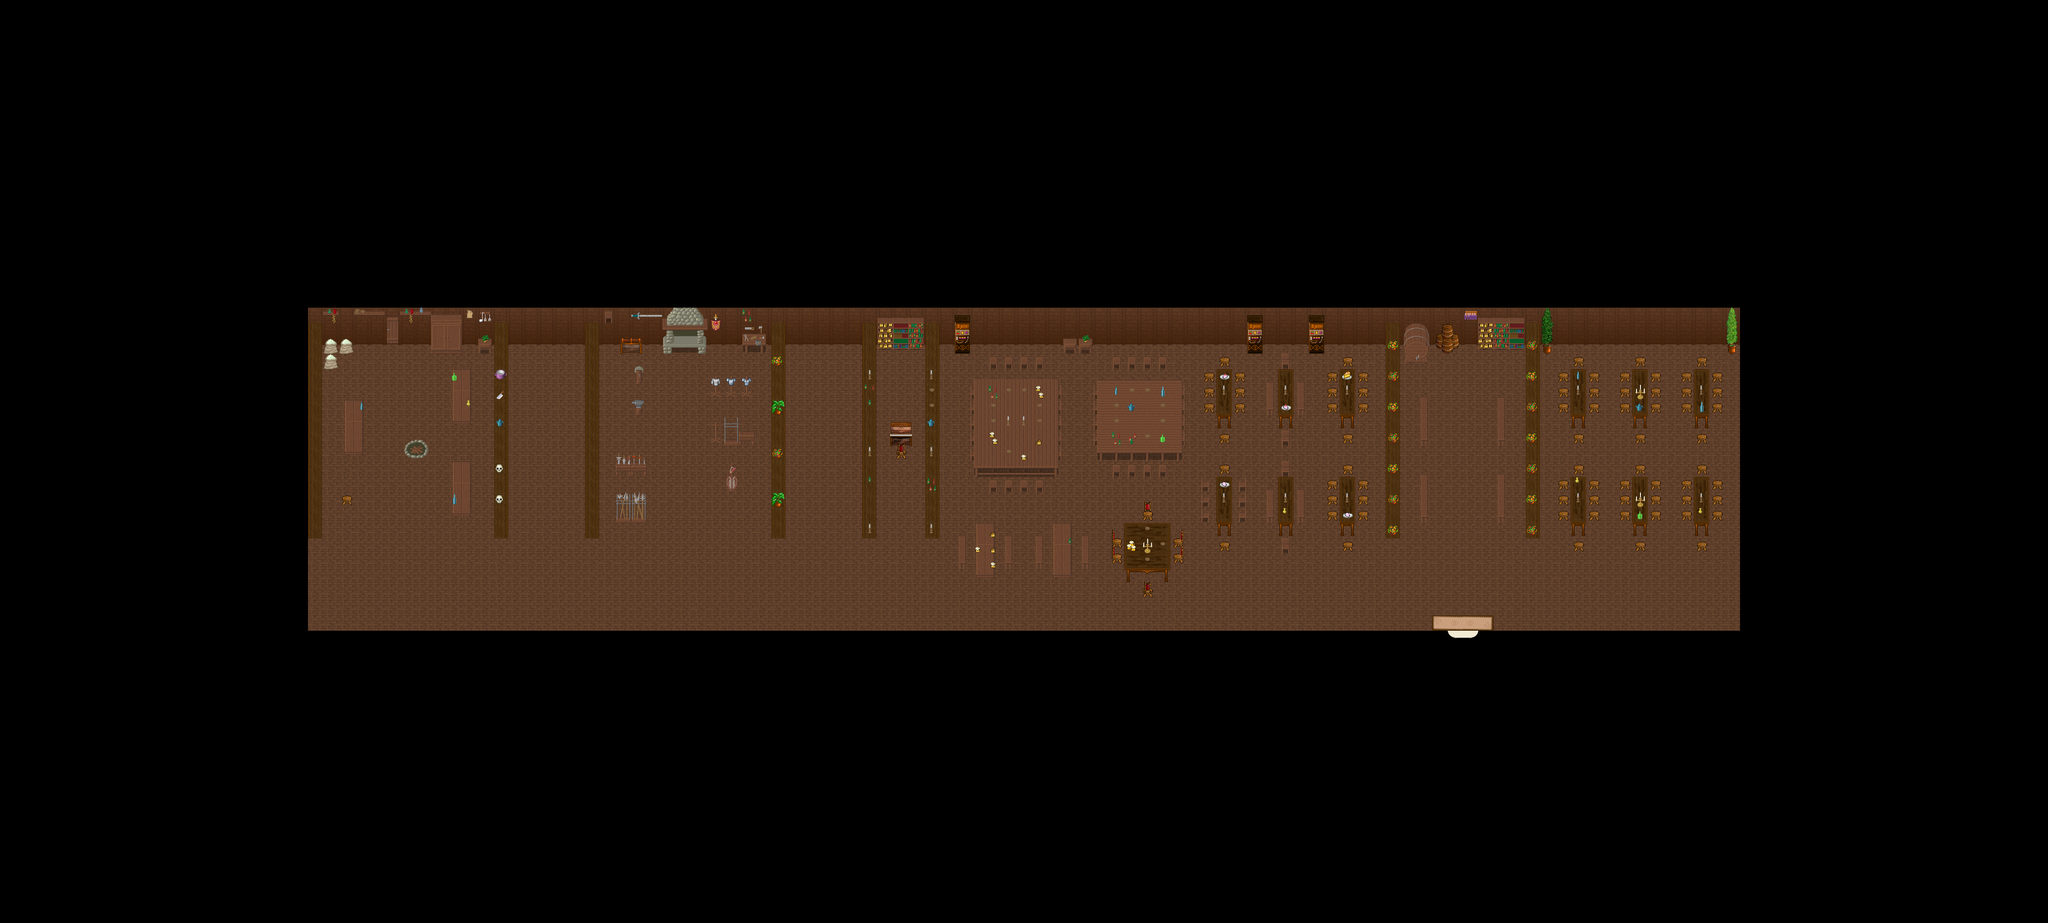

The image is a tile-based game level rendered from a .tmx file. Its description and source (layers, tilesets, objects; grid data summarised) follow:
An orthogonal 133x60 tile map with 32x32 px tiles, 4 tile layers (Ground, Ground, Ground, Ground), 3 hidden layers not drawn, 9 tilesets and 2 objects (SCRIPT, WARP).

<map version="1.0" orientation="orthogonal" width="133" height="60" tilewidth="32" tileheight="32">
 <properties>
  <property name="music" value="faith.ogg" />
 </properties>
 <tileset firstgid="1" name="indoor3_32_32" tilewidth="32" tileheight="32">
  <image source="../graphics/tiles/indoor3_32_32.png" width="1024" height="1024" />
 </tileset>
 <tileset firstgid="1025" name="indoor2_32_32" tilewidth="32" tileheight="32">
  <image source="../graphics/tiles/indoor2_32_32.png" width="1024" height="1024" />
 </tileset>
 <tileset firstgid="2049" name="collision1_32_32" tilewidth="32" tileheight="32">
  <image source="../graphics/tiles/collision1_32_32.png" width="1024" height="1024" />
 </tileset>
 <tileset firstgid="3073" name="desert1_32_32" tilewidth="32" tileheight="32">
  <image source="../graphics/tiles/desert1_32_32.png" width="1024" height="1024" />
 </tileset>
 <tileset firstgid="4097" name="indoor2_32_64" tilewidth="32" tileheight="64">
  <image source="../graphics/tiles/indoor2_32_64.png" width="1024" height="1024" />
 </tileset>
 <tileset firstgid="4609" name="indoor2_32_96" tilewidth="32" tileheight="96">
  <image source="../graphics/tiles/indoor2_32_96.png" width="1024" height="960" />
 </tileset>
 <tileset firstgid="4929" name="indoor1_32_64" tilewidth="32" tileheight="64">
  <image source="../graphics/tiles/indoor1_32_64.png" width="1024" height="1024" />
 </tileset>
 <tileset firstgid="5441" name="indoor1_32_96" tilewidth="32" tileheight="96">
  <image source="../graphics/tiles/indoor1_32_96.png" width="1024" height="960" />
 </tileset>
 <tileset firstgid="5761" name="indoor2_32_64" tilewidth="32" tileheight="64">
  <image source="../graphics/tiles/indoor2_32_64.png" width="1024" height="1024" />
 </tileset>
 <layer name="Ground" width="133" height="60">
  <data>[7980 cells, 7980 non-empty, 27 distinct tile ids]</data>
 </layer>
 <layer name="Ground" width="133" height="60">
  <data>[7980 cells, 93 non-empty, 1 distinct tile ids]</data>
 </layer>
 <layer name="Ground" width="133" height="60">
  <data>[7980 cells, 471 non-empty, 110 distinct tile ids]</data>
 </layer>
 <layer name="Ground" width="133" height="60">
  <data>[7980 cells, 56 non-empty, 22 distinct tile ids]</data>
 </layer>
 <layer name="Fringe" width="133" height="60" visible="0">
  <data>[7980 cells, 47 non-empty, 9 distinct tile ids]</data>
 </layer>
 <layer name="Over" width="133" height="60" visible="0">
  <data>[7980 cells, 0 non-empty, 0 distinct tile ids]</data>
 </layer>
 <layer name="Collision" width="133" height="60" visible="0">
  <data>[7980 cells, 6556 non-empty, 1 distinct tile ids]</data>
 </layer>
 <objectgroup name="Object" width="133" height="60">
  <object name="External Map Events" type="SCRIPT" x="0" y="0">
   <properties>
    <property name="FILENAME" value="scripts/maps/iw-roststock-taverne-and-shop-o00-o00-o00.lua" />
   </properties>
  </object>
  <object name="Warp to Roststock" type="WARP" x="3005" y="1307" width="68" height="38">
   <properties>
    <property name="DEST_MAP" value="ow-n0003-n0001-o0000" />
    <property name="DEST_X" value="3230" />
    <property name="DEST_Y" value="4330" />
   </properties>
  </object>
 </objectgroup>
</map>
